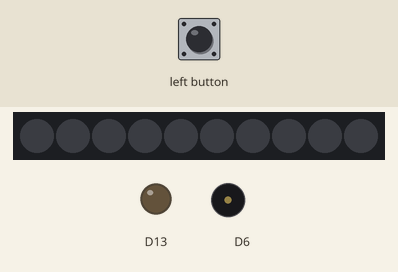
Bench run of a sketch on a simulated Adafruit Circuit Playground Express. On the bench: 10 RGB LEDs in strip order, left to right, output pins drawn as LEDs (lit = HIGH), buzzer (waves = sounding). The inputs (shaded band) are chosen by the test bench. Dim RGB values are drawn brighter than linear; random numbers use the default seed unless the sketch sets one.

Above: at 1.2 s.
1.3 s: left button pressed for 0.15 s
At 3.55 s:
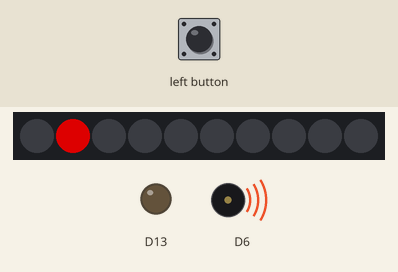
Timing chart, 0 to 5.3 s (numbered marks = the images above; inputs shaded):
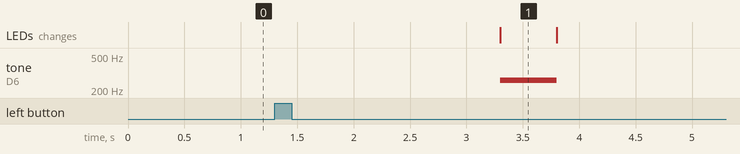

Measured:
- after the input at 1.3 s, tone on D6: silent → 261 Hz after 2.0 s, → silent 0.50 s later; the LEDs: change after 2.0 s (image 1)
- what the display in image 1 shows lasts 0.5 s, from 3.3 s to 3.8 s

The sketch:

memory.ino
```cpp
// (licence header left out)
#include <Adafruit_CircuitPlayground.h>

#define winner  10
#define toneLength 500
#define minTouch 400

#define red 0xC00000
#define green 0x00C000
#define blue 0x0000C0
#define yellow 0x606000
#define brightness 200

//  global variables

int pixels[] = {1, 3, 6, 8};
int32_t colors[] = {red, blue, green, yellow};
float tones[] = {261.63, 293.66, 329.63, 349.23};

int notes[11];
int n = 0;

//  setup

void setup() {
  CircuitPlayground.begin();
  CircuitPlayground.setBrightness (brightness);
  CircuitPlayground.clearPixels();
  randomSeed(analogRead(A0));
}

//  loop

void loop() {
  if (CircuitPlayground.leftButton()) {
    delay(1000);
    playGame();
  }
}


//  main game loop

void playGame() {
  int winLose = 0;
  n = 0;

  while (winLose == 0) {
    if (addNote()) {
      winLose = 1;
    }
    else {
      delay (1000);
      playNotes();
      if (readNotes() == false) {
        winLose = -1;
      }
    }
  }

  if (winLose == 1) {
    taDa();
  }
  else {
    razz();
}
}

//  add a note to the list

bool addNote() {
  notes[n] = random(4);
  n++;
  return n > winner;
}

// play the notes and light the pixels

void playNotes() {
  int t;

  for (int i = 0; i < n; i++) {
    t = notes[i];
    CircuitPlayground.clearPixels();
    CircuitPlayground.setPixelColor(pixels[t], colors[t]);
    CircuitPlayground.playTone(tones[t], toneLength);
    CircuitPlayground.clearPixels();
  }
}

//  read the sequence

bool readNotes() {
  int t;
  int i = 0;

  while (i < n) {
    t = notes[i];
    if (readTouch() != t) {
      return false;
    }

    i++;
  }

  return true;
}


//  read touch pads

int readTouch() {
  int t = -1;

  while (t < 0) {
    if (CircuitPlayground.readCap(3) > minTouch) t = 0;
    if (CircuitPlayground.readCap(1) > minTouch) t = 1;
    if (CircuitPlayground.readCap(10) > minTouch) t = 2;
    if (CircuitPlayground.readCap(6) > minTouch) t = 3;
  }

  CircuitPlayground.clearPixels();
  CircuitPlayground.setPixelColor(pixels[t], colors[t]);
  CircuitPlayground.playTone (tones[t], toneLength);
  CircuitPlayground.clearPixels();
  return t;
}

//  play win sound

void taDa() {
  float freq = 880;

  delay(500);
  CircuitPlayground.playTone(freq,  200);
  delay(50);
  CircuitPlayground.playTone(freq, 1000);
}

//  play lose tone

void razz() {
  delay (500);
  CircuitPlayground.playTone(150, 1500);
}
```
